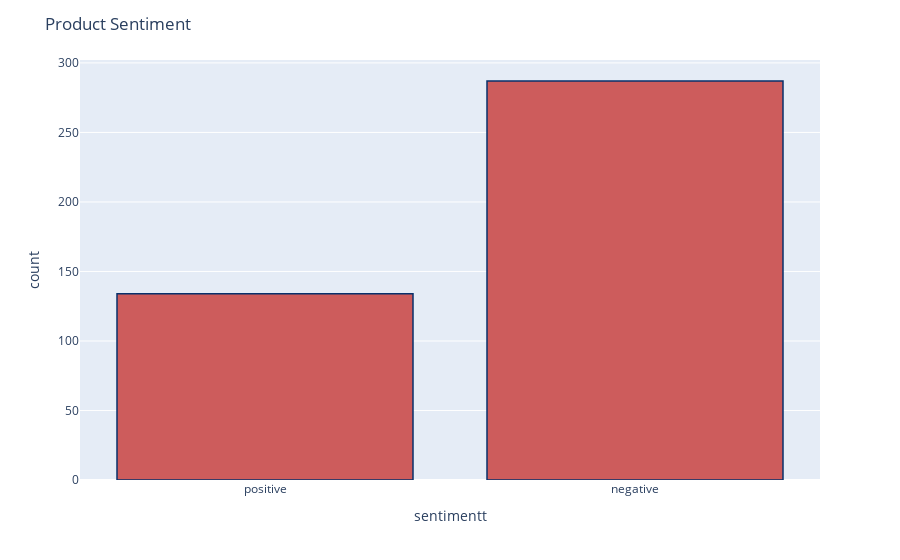

The code cell stored with this chart in its notebook:
### Code cell
df_skype['sentimentt'] = df_skype['sentiment'].replace({-1 : 'negative'})
df_skype['sentimentt'] = df_skype['sentimentt'].replace({1 : 'positive'})
fig = px.histogram(df_skype, x="sentimentt")
fig.update_traces(marker_color="indianred",marker_line_color='rgb(8,48,107)',
                  marker_line_width=1.5)
fig.update_layout(title_text='Product Sentiment')
fig.show()

### Figure 1 — Plotly figure (JSON) as saved in the notebook; plotly's stock layout.template omitted (floating-point values rounded to 4 significant figures; data arrays with more than 128 entries replaced by an {"elided": "..."} marker saying what was removed)
{"data": [{"alignmentgroup": "True", "bingroup": "x", "hovertemplate": "sentimentt=%{x}<br>count=%{y}<extra></extra>", "legendgroup": "", "marker": {"color": "indianred", "line": {"color": "rgb(8,48,107)", "width": 1.5}, "pattern": {"shape": ""}}, "name": "", "offsetgroup": "", "orientation": "v", "showlegend": false, "type": "histogram", "x": {"elided": "421 str values"}, "xaxis": "x", "yaxis": "y"}], "layout": {"barmode": "relative", "legend": {"tracegroupgap": 0}, "margin": {"t": 60}, "title": {"text": "Product Sentiment"}, "xaxis": {"anchor": "y", "domain": [0, 1], "title": {"text": "sentimentt"}}, "yaxis": {"anchor": "x", "domain": [0, 1], "title": {"text": "count"}}}}
